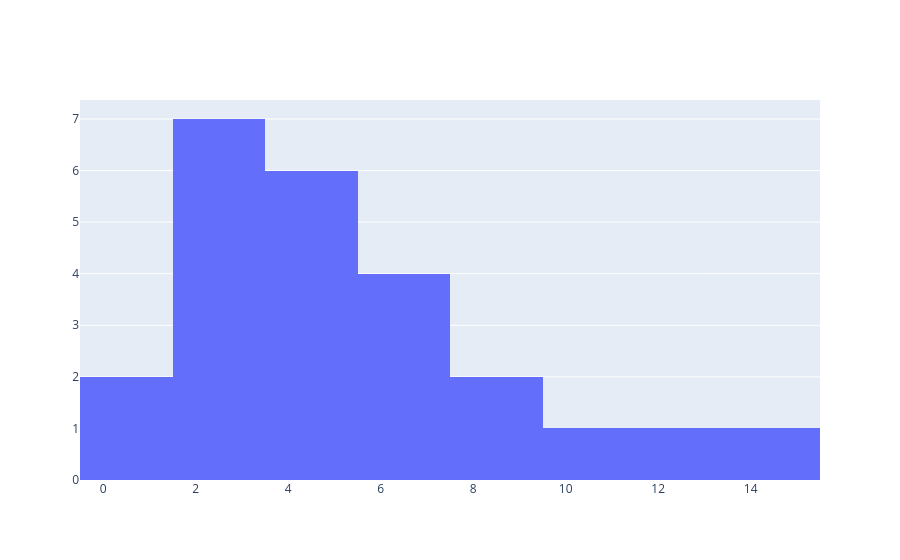

Write notebook code for a chart like this one.
### Code cell
df4 = pd.DataFrame({
    "Delivery_Days": [1,1,2,2,2,3,3,3,3,4,4,4,5,5,5,6,6,7,7,8,9,10,12,14]
})

fig = go.Figure()

fig.add_trace(
    go.Histogram(
        x=df4["Delivery_Days"]
    )
)

fig.show()

### Figure 1 — Plotly figure (JSON) as saved in the notebook; plotly's stock layout.template omitted (floating-point values rounded to 4 significant figures)
{"data": [{"type": "histogram", "x": [1, 1, 2, 2, 2, 3, 3, 3, 3, 4, 4, 4, 5, 5, 5, 6, 6, 7, 7, 8, 9, 10, 12, 14]}], "layout": {}}
